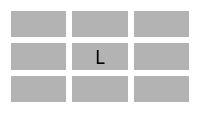
          <widget class="QWidget" name="planBlue" native="true">
           <property name="styleSheet">
            <string notr="true">background-color: rgb(255, 255, 255);</string>
           </property>
           <layout class="QGridLayout" name="gridLayout_12">
            <item row="0" column="0">
             <widget class="QLabel" name="plan18">
              <property name="font">
               <font>
                <family>Agency FB</family>
                <pointsize>14</pointsize>
               </font>
              </property>
              <property name="styleSheet">
               <string notr="true">background-color: rgb(179, 179, 179);</string>
              </property>
              <property name="text">
               <string/>
              </property>
              <property name="alignment">
               <set>Qt::AlignCenter</set>
              </property>
             </widget>
            </item>
            <item row="0" column="1">
             <widget class="QLabel" name="plan19">
              <property name="font">
               <font>
                <family>Agency FB</family>
                <pointsize>14</pointsize>
               </font>
              </property>
              <property name="styleSheet">
               <string notr="true">background-color: rgb(179, 179, 179);</string>
              </property>
              <property name="text">
               <string/>
              </property>
              <property name="alignment">
               <set>Qt::AlignCenter</set>
              </property>
             </widget>
            </item>
            <item row="0" column="2">
             <widget class="QLabel" name="plan20">
              <property name="font">
               <font>
                <family>Agency FB</family>
                <pointsize>14</pointsize>
               </font>
              </property>
              <property name="styleSheet">
               <string notr="true">background-color: rgb(179, 179, 179);</string>
              </property>
              <property name="text">
               <string/>
              </property>
              <property name="alignment">
               <set>Qt::AlignCenter</set>
              </property>
             </widget>
            </item>
            <item row="1" column="0">
             <widget class="QLabel" name="plan21">
              <property name="font">
               <font>
                <family>Agency FB</family>
                <pointsize>14</pointsize>
               </font>
              </property>
              <property name="styleSheet">
               <string notr="true">background-color: rgb(179, 179, 179);</string>
              </property>
              <property name="text">
               <string/>
              </property>
              <property name="alignment">
               <set>Qt::AlignCenter</set>
              </property>
             </widget>
            </item>
            <item row="1" column="1">
             <widget class="QLabel" name="plan22">
              <property name="font">
               <font>
                <family>Agency FB</family>
                <pointsize>14</pointsize>
               </font>
              </property>
              <property name="styleSheet">
               <string notr="true">background-color: rgb(179, 179, 179);</string>
              </property>
              <property name="text">
               <string>L</string>
              </property>
              <property name="alignment">
               <set>Qt::AlignCenter</set>
              </property>
             </widget>
            </item>
            <item row="1" column="2">
             <widget class="QLabel" name="plan23">
              <property name="font">
               <font>
                <family>Agency FB</family>
                <pointsize>14</pointsize>
               </font>
              </property>
              <property name="styleSheet">
               <string notr="true">background-color: rgb(179, 179, 179);</string>
              </property>
              <property name="text">
               <string/>
              </property>
              <property name="alignment">
               <set>Qt::AlignCenter</set>
              </property>
             </widget>
            </item>
            <item row="2" column="0">
             <widget class="QLabel" name="plan24">
              <property name="font">
               <font>
                <family>Agency FB</family>
                <pointsize>14</pointsize>
               </font>
              </property>
              <property name="styleSheet">
               <string notr="true">background-color: rgb(179, 179, 179);</string>
              </property>
              <property name="text">
               <string/>
              </property>
              <property name="alignment">
               <set>Qt::AlignCenter</set>
              </property>
             </widget>
            </item>
            <item row="2" column="1">
             <widget class="QLabel" name="plan25">
              <property name="font">
               <font>
                <family>Agency FB</family>
                <pointsize>14</pointsize>
               </font>
              </property>
              <property name="styleSheet">
               <string notr="true">background-color: rgb(179, 179, 179);</string>
              </property>
              <property name="text">
               <string/>
              </property>
              <property name="alignment">
               <set>Qt::AlignCenter</set>
              </property>
             </widget>
            </item>
            <item row="2" column="2">
             <widget class="QLabel" name="plan26">
              <property name="font">
               <font>
                <family>Agency FB</family>
                <pointsize>14</pointsize>
               </font>
              </property>
              <property name="styleSheet">
               <string notr="true">background-color: rgb(179, 179, 179);</string>
              </property>
              <property name="text">
               <string/>
              </property>
              <property name="alignment">
               <set>Qt::AlignCenter</set>
              </property>
             </widget>
            </item>
           </layout>
          </widget>
